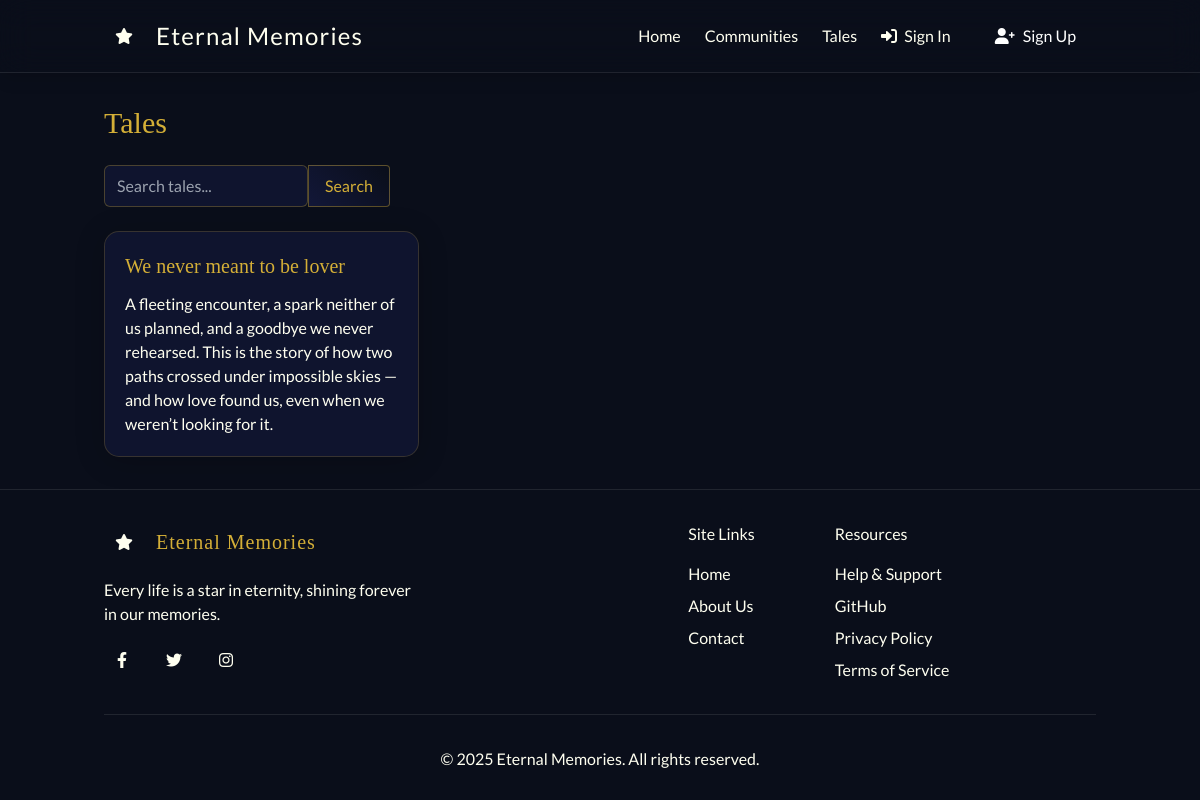
Before: /tales/ with the older database file.
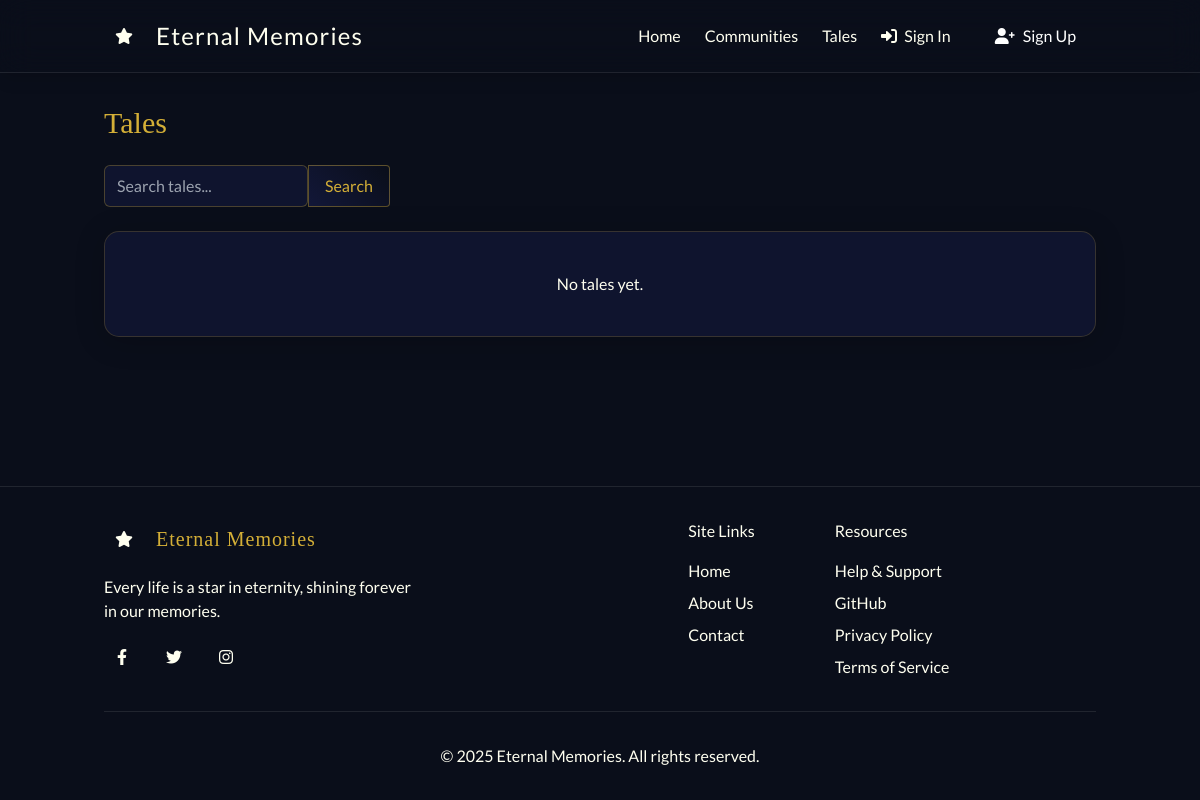
After: the same page with the newer database file.
### tales/models.py (models this page shows, shortened)
class Tale(models.Model):
    author = models.ForeignKey(User, on_delete=models.CASCADE, related_name='tales')
    title = models.CharField(max_length=160)
    slug = models.SlugField(max_length=180, unique=True, blank=True)
    subtitle = models.CharField(max_length=200, blank=True)
    description = models.TextField(blank=True)
    is_public = models.BooleanField(default=True)
    created_at = models.DateTimeField(auto_now_add=True)

### tales/views.py (the view)
# urls.py: path('', views.tale_list, name='list'),
def tale_list(request):
    q = (request.GET.get('q') or '').strip()
    qs = Tale.objects.all()
    if not request.user.is_authenticated:
        qs = qs.filter(is_public=True)
    if q:
        qs = qs.filter(title__icontains=q)
    return render(request, 'tales/tale_list.html', {'tales': qs.order_by('-created_at')})

### templates/tales/tale_list.html (shortened to what this page needs)
{% extends 'base.html' %}
{% block content %}
<div class="fade-in">
  <div class="flex items-center justify-between mb-6">
    <h1 class="text-3xl font-playfair text-soft-gold">Tales</h1>
  </div>
  <form method="get" class="flex mb-6">
    <input type="text" name="q" value="{{ request.GET.q }}" placeholder="Search tales..."
           class="px-4 py-2 rounded-l bg-midnight-blue text-ivory-white focus:outline-none">
    <button class="px-4 py-2 rounded-r celestial-button">Search</button>
  </form>
  {% if tales %}
    <div class="grid grid-cols-1 md:grid-cols-2 lg:grid-cols-3 gap-6">
      {% for t in tales %}
        <a href="{% url 'tales:detail' slug=t.slug %}" class="block">
          <div class="celestial-card p-5 h-full">
            <h3 class="text-xl font-playfair text-soft-gold">{{ t.title }}</h3>
            <p class="text-faint-lavender mt-3 line-clamp-3">{{ t.description|default:"No description" }}</p>
          </div>
        </a>
      {% endfor %}
    </div>
  {% else %}
    <div class="celestial-card p-10 text-center">
      <p class="text-faint-lavender">No tales yet.</p>
    </div>
  {% endif %}
</div>
{% endblock %}

Changed rows visible on the page:
removed Tale: title "We never meant to be lover", description "A fleeting encounter, a spark neither of us planned, and a goodbye we never rehearsed. This is the story of how two paths crossed under impossible skies — and how love found us, even when we weren’t looking for it."
Other visible differences:
text now shown: "No tales yet."
